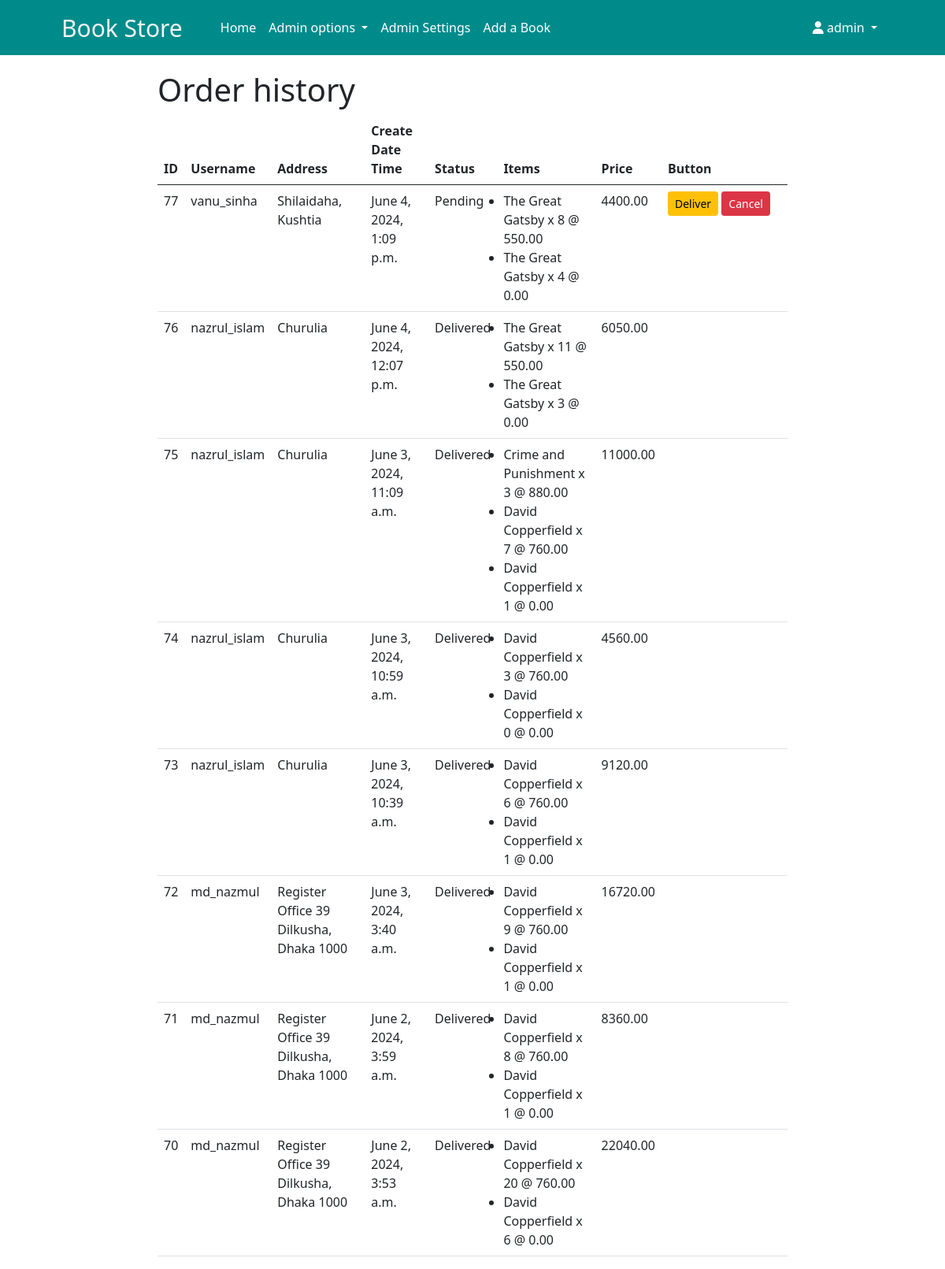
Page /all-order-history/ (signed in) on the committed database.
### store/models.py (models this page shows, shortened)
class Order(models.Model):
    STATUS_CHOICES = [
        ('Pending', 'Pending'),
        ('Processing', 'Processing'),
        ('Shipped', 'Shipped'),
        ('Delivered', 'Delivered'),
        ('Cancelled', 'Cancelled'),
        ('Returned', 'Returned'),
    ]
    slug = models.SlugField(unique=True, null=True, blank=True)
    user = models.ForeignKey(User, on_delete=models.CASCADE)
    created_at = models.DateTimeField(default=timezone.now)
    address = models.CharField(max_length=255)
    total_price = models.DecimalField(max_digits=10, decimal_places=2, default=0.00)
    status = models.CharField(max_length=10, choices=STATUS_CHOICES, default='Pending')

class OrderItem(models.Model):
    ITEM_TYPE_CHOICES = [
        ('Regular', 'Regular'),
        ('Bonus', 'Bonus'),
    ]
    order = models.ForeignKey(Order, related_name='items', on_delete=models.CASCADE)
    product = models.ForeignKey(Product, on_delete=models.CASCADE)
    quantity = models.PositiveIntegerField()
    rr_quantity = models.PositiveIntegerField(default=0)
    price = models.DecimalField(max_digits=10, decimal_places=2)
    type = models.CharField(max_length=10, choices=ITEM_TYPE_CHOICES, default='Regular')
    bonus_minimum = models.PositiveIntegerField(default=9999999)
    bonus_amount = models.PositiveIntegerField(default=0)

class Product(models.Model):
    name = models.CharField(max_length=100)
    slug = models.SlugField(unique=True, null=True, blank=True)
    price = models.DecimalField(max_digits=10, decimal_places=2)
    author = models.ForeignKey(Author, related_name='products', on_delete=models.SET_NULL, null=True, blank=True)
    discount = models.ForeignKey(Discount, on_delete=models.SET_NULL, null=True, blank=True)
    bonus = models.ForeignKey(Bonus, on_delete=models.SET_NULL, null=True, blank=True)
    def __str__(self):
        return self.name

### admin_panel/views.py (the view)
# urls.py: path('all-order-history/', views.all_order_history, name='all_order_history'),
@login_required
def all_order_history(request):
    if request.user.is_superuser:
        orders = Order.objects.all().order_by('-created_at')
        item_sets = []
        for order in orders:
            items = OrderItem.objects.filter(order=order)
            item_sets.append(items)
        order_item_sets = zip(orders, item_sets)
        return render(request, 'admin_panel/order_list.html', {
            'order_item_sets': order_item_sets
        })
    else:
        return JsonResponse({"message":"You are not authorized to view this page"}, status=401)

### templates/admin_panel/order_list.html (shortened to what this page needs)
{% include 'navbar.html' %}
{% block content %}
<main>
<h1>Order history</h1>
<table class="table">
    <thead>
        <tr>
            <th>ID</th>
            <th>Username</th>
            <th>Address</th>
            <th>Create Date Time</th>
            <th>Status</th>
            <th>Items</th>
            <th>Price</th>
            <th>Button</th>
        </tr>
    </thead>
    <tbody>
    {% for order, items in order_item_sets %}
        <tr>
            <td>{{order.id}}</td>
            <td>{{order.user}}</td>
            <td>{{order.address}}</td>
            <td>{{order.created_at}}</td>
            <td>{{order.status}}</td>
            <td>
                <ul class="list-group">
                {% for item in items %}
                    <li class="list-item">{{item.product}} x {{item.quantity}} @ {{item.price}}</li>
                {% endfor %}
                </ul>
            </td>
            <td>{{order.total_price}}</td>
            <td style="width: 160px;">
                {% if order.status == 'Pending' %}
                <a href="{% url 'deliver_product' slug=order.slug %}"> <button class="btn btn-sm btn-warning"> Deliver </button></a>
                <a href="{% url 'cancel-order' slug=order.slug %}"> <button class="btn btn-sm btn-danger"> Cancel </button></a>
                {% elif order.status == 'Cancelled' %}
                <a href="{% url 're-order' slug=order.slug %}"> <button class="btn btn-sm btn-success"> Re Order </button></a>
                {% endif %}
            </td>
        </tr>
    {% endfor %}
    </tbody>
</table>
</main>
{% endblock %}

### templates/navbar.html (shortened to what this page needs)
{% extends 'base.html' %}
{% block content %}
<nav class="navbar navbar-expand-lg navbar-dark"
    style="
        width: 100%;
        height: 70px;
        background: darkcyan;
        color: white;
">
    <div class="container px-4 px-lg-5">
        <a class="navbar-brand" href="#!" style="font-size: 30px; color: whitesmoke;"> Book Store </a>
        <div class="collapse navbar-collapse" id="navbarSupportedContent">
            <ul class="navbar-nav me-auto mb-2 mb-lg-0 ms-lg-4">
                <li class="nav-item">
                    <a class="nav-link active" aria-current="page" href="{% url 'store-front' %}"> Home </a>
                </li>
                {% if user.is_superuser %}
                <li class="nav-item dropdown">
                    <a class="nav-link dropdown-toggle active" href="#" id="navbarDarkDropdownMenuLink" role="button" data-bs-toggle="dropdown" aria-expanded="false">
                      Admin options
                    </a>
                </li>
                <li class="nav-item">
                    <li><a class="nav-link active" href="http://127.0.0.1:8000/admin/"> Admin Settings </a></li>
                    <li><a class="nav-link active" href="{% url 'product_create' %}"> Add a Book </a></li>
                </li>
                {% endif %}
            </ul>
            <ul class="navbar-nav mb-2 mb-lg-0">
                <li class="nav-item">
                    {% if user.is_authenticated %}
                    <div class="user-info">
                        <div class="nav-item dropdown">
                            <a class="nav-link dropdown-toggle active" href="#" role="button" data-bs-toggle="dropdown" aria-expanded="false">
                                <i class="fas fa-user"></i>
                                {{ user.username }}
                            </a>
                        </div>
                    </div>
                    {% else %}
                    <div>
                        <a href="{% url 'login' %}" class="btn btn-sm btn-secondary">Login</a>
                        <a href="{% url 'signup' %}" class="btn btn-sm btn-secondary">Register</a>
                    </div>
                    {% endif %}
                </li>
            </ul>
        </div>
    </div>
</nav>
{% endblock %}

### templates/base.html (shortened to what this page needs)
<!DOCTYPE html>
<html lang="en">
    <head>
        <link href="https://cdn.jsdelivr.net/npm/bootstrap@5.0.2/dist/css/bootstrap.min.css" rel="stylesheet">
        <link rel="stylesheet" href="https://cdnjs.cloudflare.com/ajax/libs/font-awesome/5.15.4/css/all.min.css">
    </head>
    <body>
            {% block content %}
            {% endblock %}
    </body>
</html>

### templates/base.html (style rules this page uses)
main { margin-top: 20px; margin-left: 200px; margin-right: 200px; }

### rows in the picture
Order: id "77", user "vanu_sinha", address "Shilaidaha, Kushtia", created_at "June 4, 2024, 1:09 p.m.", status "Pending", total_price "4400.00", shows "Deliver"
OrderItem: product "The Great Gatsby", quantity "8", price "550.00"
OrderItem: product "The Great Gatsby", quantity "4", price "0.00"
Order: id "76", user "nazrul_islam", address "Churulia", created_at "June 4, 2024, 12:07 p.m.", status "Delivered", total_price "6050.00"
OrderItem: product "The Great Gatsby", quantity "11", price "550.00"
OrderItem: product "The Great Gatsby", quantity "3", price "0.00"
Order: id "75", user "nazrul_islam", address "Churulia", created_at "June 3, 2024, 11:09 a.m.", status "Delivered", total_price "11000.00"
OrderItem: product "Crime and Punishment", quantity "3", price "880.00"
OrderItem: product "David Copperfield", quantity "7", price "760.00"
OrderItem: product "David Copperfield", quantity "1", price "0.00"
Order: id "74", user "nazrul_islam", address "Churulia", created_at "June 3, 2024, 10:59 a.m.", status "Delivered", total_price "4560.00"
OrderItem: product "David Copperfield", quantity "3", price "760.00"
OrderItem: product "David Copperfield", quantity "0", price "0.00"
Order: id "73", user "nazrul_islam", address "Churulia", created_at "June 3, 2024, 10:39 a.m.", status "Delivered", total_price "9120.00"
OrderItem: product "David Copperfield", quantity "6", price "760.00"
OrderItem: product "David Copperfield", quantity "1", price "0.00"
Order: id "72", user "md_nazmul", address "Register Office 39 Dilkusha, Dhaka 1000", created_at "June 3, 2024, 3:40 a.m.", status "Delivered", total_price "16720.00"
OrderItem: product "David Copperfield", quantity "9", price "760.00"
OrderItem: product "David Copperfield", quantity "1", price "0.00"
Order: id "71", user "md_nazmul", address "Register Office 39 Dilkusha, Dhaka 1000", created_at "June 2, 2024, 3:59 a.m.", status "Delivered", total_price "8360.00"
OrderItem: product "David Copperfield", quantity "8", price "760.00"
OrderItem: product "David Copperfield", quantity "1", price "0.00"
Order: id "70", user "md_nazmul", address "Register Office 39 Dilkusha, Dhaka 1000", created_at "June 2, 2024, 3:53 a.m.", status "Delivered", total_price "22040.00"
OrderItem: product "David Copperfield", quantity "20", price "760.00"
OrderItem: product "David Copperfield", quantity "6", price "0.00"

### other values in the picture
{{ user.username }} "admin"
